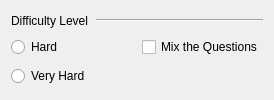
                  <widget class="QWidget" name="page_12">
                   <layout class="QGridLayout" name="gridLayout_20">
                    <item row="0" column="0">
                     <widget class="QLabel" name="label_21">
                      <property name="text">
                       <string>Difficulty Level</string>
                      </property>
                     </widget>
                    </item>
                    <item row="0" column="1" colspan="2">
                     <widget class="Line" name="line">
                      <property name="sizePolicy">
                       <sizepolicy hsizetype="Expanding" vsizetype="Fixed">
                        <horstretch>0</horstretch>
                        <verstretch>0</verstretch>
                       </sizepolicy>
                      </property>
                      <property name="orientation">
                       <enum>Qt::Horizontal</enum>
                      </property>
                     </widget>
                    </item>
                    <item row="1" column="0">
                     <widget class="QRadioButton" name="hardButton">
                      <property name="sizePolicy">
                       <sizepolicy hsizetype="Preferred" vsizetype="Preferred">
                        <horstretch>0</horstretch>
                        <verstretch>0</verstretch>
                       </sizepolicy>
                      </property>
                      <property name="text">
                       <string>Hard</string>
                      </property>
                     </widget>
                    </item>
                    <item row="1" column="2">
                     <widget class="QCheckBox" name="mixQuecheckBox">
                      <property name="sizePolicy">
                       <sizepolicy hsizetype="Preferred" vsizetype="Fixed">
                        <horstretch>0</horstretch>
                        <verstretch>0</verstretch>
                       </sizepolicy>
                      </property>
                      <property name="text">
                       <string>Mix the Questions</string>
                      </property>
                     </widget>
                    </item>
                    <item row="2" column="0">
                     <widget class="QRadioButton" name="veryHardButton_2">
                      <property name="text">
                       <string>Very Hard</string>
                      </property>
                     </widget>
                    </item>
                    <item row="1" column="1">
                     <spacer name="horizontalSpacer_4">
                      <property name="orientation">
                       <enum>Qt::Horizontal</enum>
                      </property>
                      <property name="sizeHint" stdset="0">
                       <size>
                        <width>40</width>
                        <height>20</height>
                       </size>
                      </property>
                     </spacer>
                    </item>
                   </layout>
                  </widget>
